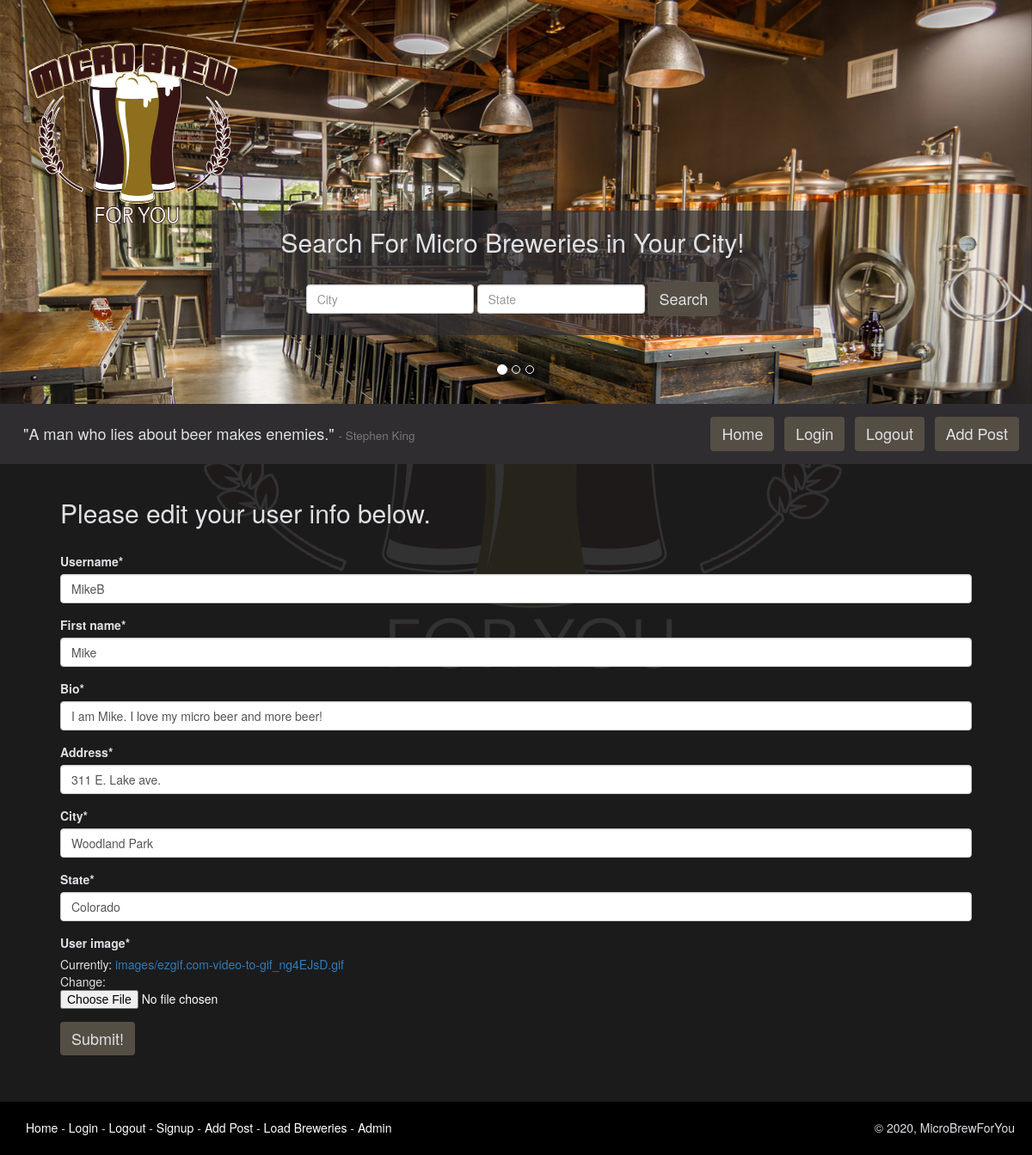
The page /user/1/edit (signed in) on the database its author committed.
### microbrewforyou_app/models.py (models this page shows, shortened)
class CustomUser(AbstractUser):
    bio = models.CharField(max_length=280, default='')
    user_image = models.ImageField(
        upload_to='images/', blank=True)
    users_following = models.ManyToManyField(
        "self", symmetrical=False, related_name='CustomUser')
    fav_breweries = models.ManyToManyField(
        "Breweries", symmetrical=False,
        related_name='fav_breweries', blank=True)
    fav_brewtypes = models.ManyToManyField(
        "BrewTypes", symmetrical=False,
        related_name='fav_brewtypes', blank=True)
    address = models.CharField(max_length=280)
    city = models.CharField(max_length=50)
    state = models.CharField(max_length=50)
    user_since = models.DateTimeField(default=timezone.now)
    REQUIRED_FIELDS = ['first_name', 'bio', 'address', 'city', 'state']

### microbrewforyou_app/views.py (the view, shortened to what this page needs)
def edit_user_view(request, user_id):
    edit_user = CustomUser.objects.filter(id=user_id).first()
    if edit_user == request.user:
        user_form = EditUserForm(initial={'username': edit_user.username,
                                          'first_name': edit_user.first_name,
                                          'bio': edit_user.bio,
                                          'user_image': edit_user.user_image,
                                          'address': edit_user.address,
                                          'city': edit_user.city,
                                          'state': edit_user.state})
        words_quote = "A man who lies about beer makes enemies."
        words_author = "Stephen King"
        return render(request, "edit_user.html",
                      {"form": user_form,
                       "profile_user": request.user,
                       'words_author': words_author,
                       "words_quote": words_quote})
    else:
        return HttpResponseRedirect(reverse(
            "edit_userview", args=[edit_user.id]))

### microbrewforyou_app/forms.py
class EditUserForm(forms.Form):
    username = forms.CharField(max_length=240)
    first_name = forms.CharField(max_length=240)
    bio = forms.CharField(max_length=280)
    address = forms.CharField(max_length=280)
    city = forms.CharField(max_length=50)
    state = forms.CharField(max_length=50)
    user_image = forms.ImageField()

### templates/edit_user.html (shortened to what this page needs)
{% extends 'base.html' %}
{% load crispy_forms_tags %}
{% block content %}
  <br />
  <h2>Please edit your user info below.</h2>
  <br />
  <form action="" method="post" enctype="multipart/form-data">
    {{ form|crispy }}
    <input class="btn button-menu" type="submit" value="Submit!" />
  </form>
  <br />
  <br />
{% endblock %}

### static/css/main.css (style rules this page uses)
body#custom_body { background-color: #1b1b1b; color: #e0e1e5; }
input[type="submit"] { background-color: #554e45; color: #e0e1e5; font-size: 18px; }
form input, form select, form textarea { color: black; }
input[type="file"] { color: white; }

### rows shown on the page
CustomUser: username "MikeB", first_name "Mike", bio "I am Mike. I love my micro beer and more beer!", address "311 E. Lake ave.", city "Woodland Park", state "Colorado"

### other values the page prints
{{ words_quote }} "A man who lies about beer makes enemies."
{{ words_author }} "Stephen King"
